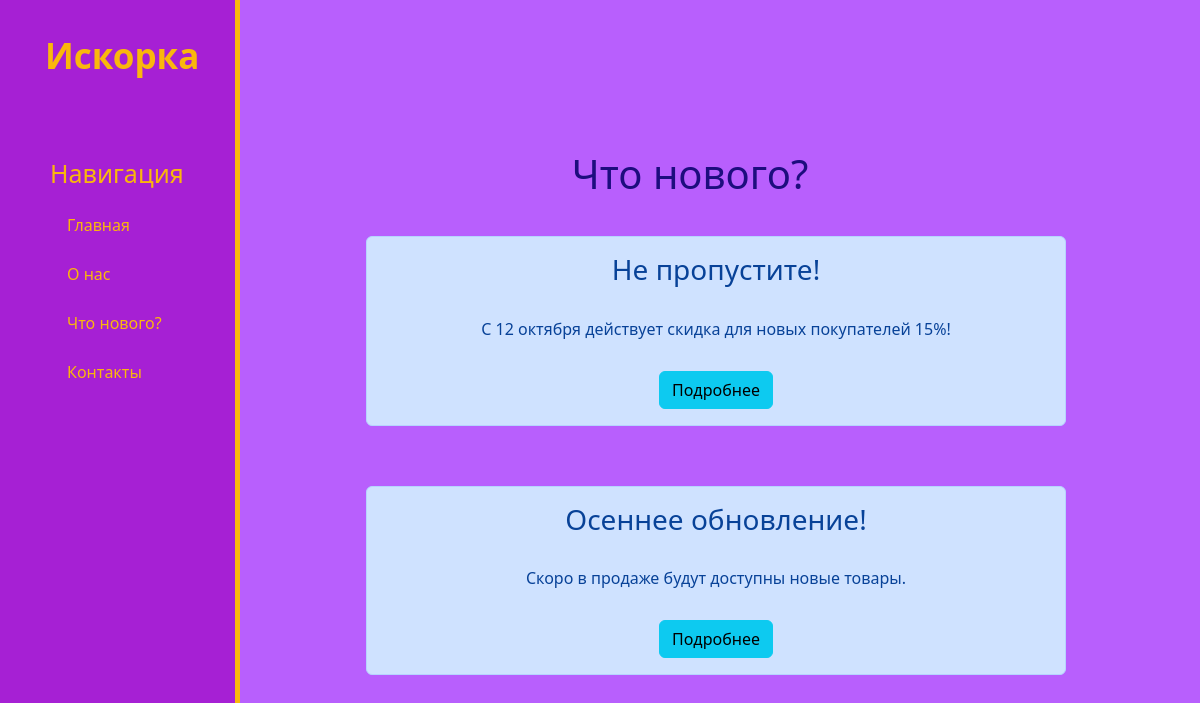
Page /news/ on the committed database.
### news/models.py (models this page shows, shortened)
class Articles(models.Model):
    title = models.CharField('Заголовок', max_length=150)
    anons = models.CharField('Анонс', max_length=300)
    full_text = models.TextField('Описание')
    date = models.DateTimeField('Дата'),
    null = True
    class Meta:
        verbose_name_plural = 'Новости'

### news/views.py (the view)
# urls.py: path('', views.news_home, name='news_home'),
def news_home(request):
    news = Articles.objects.all()
    return render(request, 'news/news_home.html', {'news': news})

### news/templates/news/news_home.html (shortened to what this page needs)
{% extends 'main/layout.html' %}
{% block content %}
    <div class="features">
        <h1>Что нового?</h1>
        {% if news %}
            {% for el in news %}
                <div class = "alert alert-primary">
                    <h3>{{ el.title }}</h3>
                    <p>{{ el.anons }}</p>
                    <a href="{% url 'news-detail' el.id %}" class="btn btn-info">Подробнее</a>
                </div>
            {% endfor %}
        {% else %}
            <p>В данный момент новостей нет.</p>
        {% endif %}
    </div>
{% endblock %}

### main/templates/main/layout.html (shortened to what this page needs)
{% load static %}
<!doctype html>
<html lang="ru">
<head>
    <link rel="stylesheet" href="https://cdn.jsdelivr.net/npm/bootstrap@5.2.2/dist/css/bootstrap.min.css">
    <link rel="stylesheet" href="{% static 'main/css/main.css' %}">
</head>
<body>
    <aside>
        <span class="logo">Искорка</span>
        <h3>Навигация</h3>
        <ul>
            <a href="{% url 'home' %}"><li>Главная</li></a>
            <a href="{% url 'about' %}"><li>О нас</li></a>
            <a href="{% url 'news_home' %}"><li>Что нового?</li></a>
            <a href="{% url 'contact' %}"><li>Контакты</li></a>
        </ul>
    </aside>
    <main>
        {% block content %}
        {% endblock %}
    </main>
</body>
</html>

### main/static/main/css/main.css (style rules this page uses)
body { background: #930afca6; }
aside { float: left; background: #9f08c4b5; width: 20%; padding: 2.5%; height: 100vh; color: #fab70c; border-right: 5px solid #fab70c; }
aside .logo { font-size: 35px; font-weight: bold; margin-left: 15px; }
aside h3 { margin-top: 75px; font-size: 25px; margin-left: 20px; }
a:link { text-decoration: none }
aside ul { list-style: none }
aside ul li { color: #fab70c; display: block; margin-top: 25px; margin-left: 5px; transition: transform .5s ease; }
main .features { float: left; color: #1b0c7dfd; margin-top: 150px; text-align: center; width: 75%; }
main .features h1 { font-size: 40px; }
main .features p { max-width: 1500px; margin: 30px auto }
.alert-primary { float: left; clear: both; width: 700px; margin: 30px 14%; }

### rows in the picture
Articles: title "Не пропустите!", anons "С 12 октября действует скидка для новых покупателей 15%!"
Articles: title "Осеннее обновление!", anons "Скоро в продаже будут доступны новые товары."
